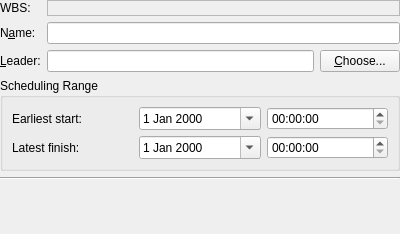
<?xml version="1.0" encoding="UTF-8"?>
<ui version="4.0">
 <author>Dag Andersen &lt;danders@get2net.dk&gt;</author>
 <class>KPlato::MainProjectPanelBase</class>
 <widget class="QWidget" name="KPlato::MainProjectPanelBase">
  <property name="geometry">
   <rect>
    <x>0</x>
    <y>0</y>
    <width>400</width>
    <height>234</height>
   </rect>
  </property>
  <property name="locale">
   <locale language="C" country="AnyCountry"/>
  </property>
  <layout class="QVBoxLayout" name="verticalLayout">
   <property name="margin">
    <number>0</number>
   </property>
   <item>
    <layout class="QGridLayout" name="gridLayout">
     <item row="0" column="0">
      <widget class="QLabel" name="wbslabel">
       <property name="text">
        <string>WBS:</string>
       </property>
       <property name="wordWrap">
        <bool>false</bool>
       </property>
      </widget>
     </item>
     <item row="0" column="1" colspan="2">
      <widget class="QLabel" name="wbs">
       <property name="minimumSize">
        <size>
         <width>20</width>
         <height>0</height>
        </size>
       </property>
       <property name="frameShape">
        <enum>QFrame::StyledPanel</enum>
       </property>
       <property name="frameShadow">
        <enum>QFrame::Sunken</enum>
       </property>
       <property name="text">
        <string/>
       </property>
       <property name="wordWrap">
        <bool>false</bool>
       </property>
      </widget>
     </item>
     <item row="1" column="0">
      <widget class="QLabel" name="textLabel1">
       <property name="whatsThis">
        <string>The project name.</string>
       </property>
       <property name="text">
        <string>N&amp;ame:</string>
       </property>
       <property name="wordWrap">
        <bool>false</bool>
       </property>
       <property name="buddy">
        <cstring>namefield</cstring>
       </property>
      </widget>
     </item>
     <item row="1" column="1" colspan="2">
      <widget class="KLineEdit" name="namefield">
       <property name="sizePolicy">
        <sizepolicy hsizetype="Expanding" vsizetype="Fixed">
         <horstretch>0</horstretch>
         <verstretch>0</verstretch>
        </sizepolicy>
       </property>
       <property name="whatsThis">
        <string>The project name.</string>
       </property>
      </widget>
     </item>
     <item row="2" column="0">
      <widget class="QLabel" name="textLabel2">
       <property name="whatsThis">
        <string>The project leader.</string>
       </property>
       <property name="text">
        <string>&amp;Leader:</string>
       </property>
       <property name="alignment">
        <set>Qt::AlignVCenter</set>
       </property>
       <property name="wordWrap">
        <bool>false</bool>
       </property>
       <property name="buddy">
        <cstring>leaderfield</cstring>
       </property>
      </widget>
     </item>
     <item row="2" column="1">
      <widget class="KLineEdit" name="leaderfield">
       <property name="sizePolicy">
        <sizepolicy hsizetype="Expanding" vsizetype="Fixed">
         <horstretch>0</horstretch>
         <verstretch>0</verstretch>
        </sizepolicy>
       </property>
       <property name="whatsThis">
        <string>The project leader.</string>
       </property>
      </widget>
     </item>
     <item row="2" column="2">
      <widget class="QPushButton" name="chooseLeader">
       <property name="whatsThis">
        <string>Choose a project leader from your address book.</string>
       </property>
       <property name="text">
        <string>&amp;Choose...</string>
       </property>
      </widget>
     </item>
    </layout>
   </item>
   <item>
    <widget class="QGroupBox" name="schedulingGroup">
     <property name="title">
      <string>Scheduling Range</string>
     </property>
     <layout class="QGridLayout">
      <property name="margin">
       <number>9</number>
      </property>
      <property name="spacing">
       <number>6</number>
      </property>
      <item row="0" column="1">
       <widget class="QDateEdit" name="startDate">
        <property name="calendarPopup">
         <bool>true</bool>
        </property>
       </widget>
      </item>
      <item row="0" column="2">
       <widget class="QTimeEdit" name="startTime"/>
      </item>
      <item row="1" column="1">
       <widget class="QDateEdit" name="endDate">
        <property name="calendarPopup">
         <bool>true</bool>
        </property>
       </widget>
      </item>
      <item row="1" column="2">
       <widget class="QTimeEdit" name="endTime"/>
      </item>
      <item row="0" column="0">
       <widget class="QLabel" name="label">
        <property name="text">
         <string>Earliest start:</string>
        </property>
       </widget>
      </item>
      <item row="1" column="0">
       <widget class="QLabel" name="label_2">
        <property name="text">
         <string>Latest finish:</string>
        </property>
       </widget>
      </item>
     </layout>
    </widget>
   </item>
   <item>
    <widget class="Line" name="line">
     <property name="orientation">
      <enum>Qt::Horizontal</enum>
     </property>
    </widget>
   </item>
   <item>
    <spacer name="verticalSpacer">
     <property name="orientation">
      <enum>Qt::Vertical</enum>
     </property>
     <property name="sizeHint" stdset="0">
      <size>
       <width>20</width>
       <height>35</height>
      </size>
     </property>
    </spacer>
   </item>
  </layout>
 </widget>
 <layoutdefault spacing="6" margin="11"/>
 <customwidgets>
  <customwidget>
   <class>KLineEdit</class>
   <extends>QLineEdit</extends>
   <header>klineedit.h</header>
   <container>1</container>
  </customwidget>
 </customwidgets>
 <tabstops>
  <tabstop>namefield</tabstop>
  <tabstop>leaderfield</tabstop>
  <tabstop>chooseLeader</tabstop>
  <tabstop>startDate</tabstop>
  <tabstop>startTime</tabstop>
  <tabstop>endDate</tabstop>
  <tabstop>endTime</tabstop>
 </tabstops>
 <includes>
  <include location="local">klineedit.h</include>
  <include location="local">klineedit.h</include>
  <include location="local">klineedit.h</include>
  <include location="local">kdatewidget.h</include>
  <include location="local">kdatewidget.h</include>
  <include location="local">ktextedit.h</include>
 </includes>
 <resources/>
 <connections/>
</ui>
